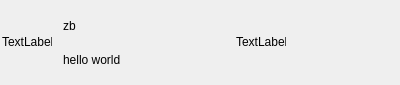
<?xml version="1.0" encoding="UTF-8"?>
<ui version="4.0">
 <class>ChatUserWid</class>
 <widget class="QWidget" name="ChatUserWid">
  <property name="geometry">
   <rect>
    <x>0</x>
    <y>0</y>
    <width>400</width>
    <height>85</height>
   </rect>
  </property>
  <property name="minimumSize">
   <size>
    <width>0</width>
    <height>85</height>
   </size>
  </property>
  <property name="maximumSize">
   <size>
    <width>16777215</width>
    <height>85</height>
   </size>
  </property>
  <property name="windowTitle">
   <string>Form</string>
  </property>
  <layout class="QHBoxLayout" name="horizontalLayout">
   <property name="spacing">
    <number>2</number>
   </property>
   <property name="leftMargin">
    <number>2</number>
   </property>
   <property name="topMargin">
    <number>2</number>
   </property>
   <property name="rightMargin">
    <number>2</number>
   </property>
   <property name="bottomMargin">
    <number>2</number>
   </property>
   <item>
    <widget class="QLabel" name="icon_lb">
     <property name="minimumSize">
      <size>
       <width>50</width>
       <height>50</height>
      </size>
     </property>
     <property name="maximumSize">
      <size>
       <width>50</width>
       <height>50</height>
      </size>
     </property>
     <property name="text">
      <string>TextLabel</string>
     </property>
    </widget>
   </item>
   <item>
    <widget class="QWidget" name="widget_2" native="true">
     <layout class="QVBoxLayout" name="verticalLayout_2">
      <item>
       <widget class="QLabel" name="user_name_lb">
        <property name="text">
         <string>zb</string>
        </property>
       </widget>
      </item>
      <item>
       <widget class="QLabel" name="user_chat_lb">
        <property name="text">
         <string>hello world</string>
        </property>
       </widget>
      </item>
     </layout>
    </widget>
   </item>
   <item>
    <widget class="QWidget" name="time_lb_2" native="true">
     <layout class="QVBoxLayout" name="verticalLayout_3">
      <item>
       <widget class="QLabel" name="time_lb">
        <property name="minimumSize">
         <size>
          <width>50</width>
          <height>50</height>
         </size>
        </property>
        <property name="maximumSize">
         <size>
          <width>50</width>
          <height>50</height>
         </size>
        </property>
        <property name="text">
         <string>TextLabel</string>
        </property>
       </widget>
      </item>
     </layout>
    </widget>
   </item>
  </layout>
 </widget>
 <resources/>
 <connections/>
</ui>
